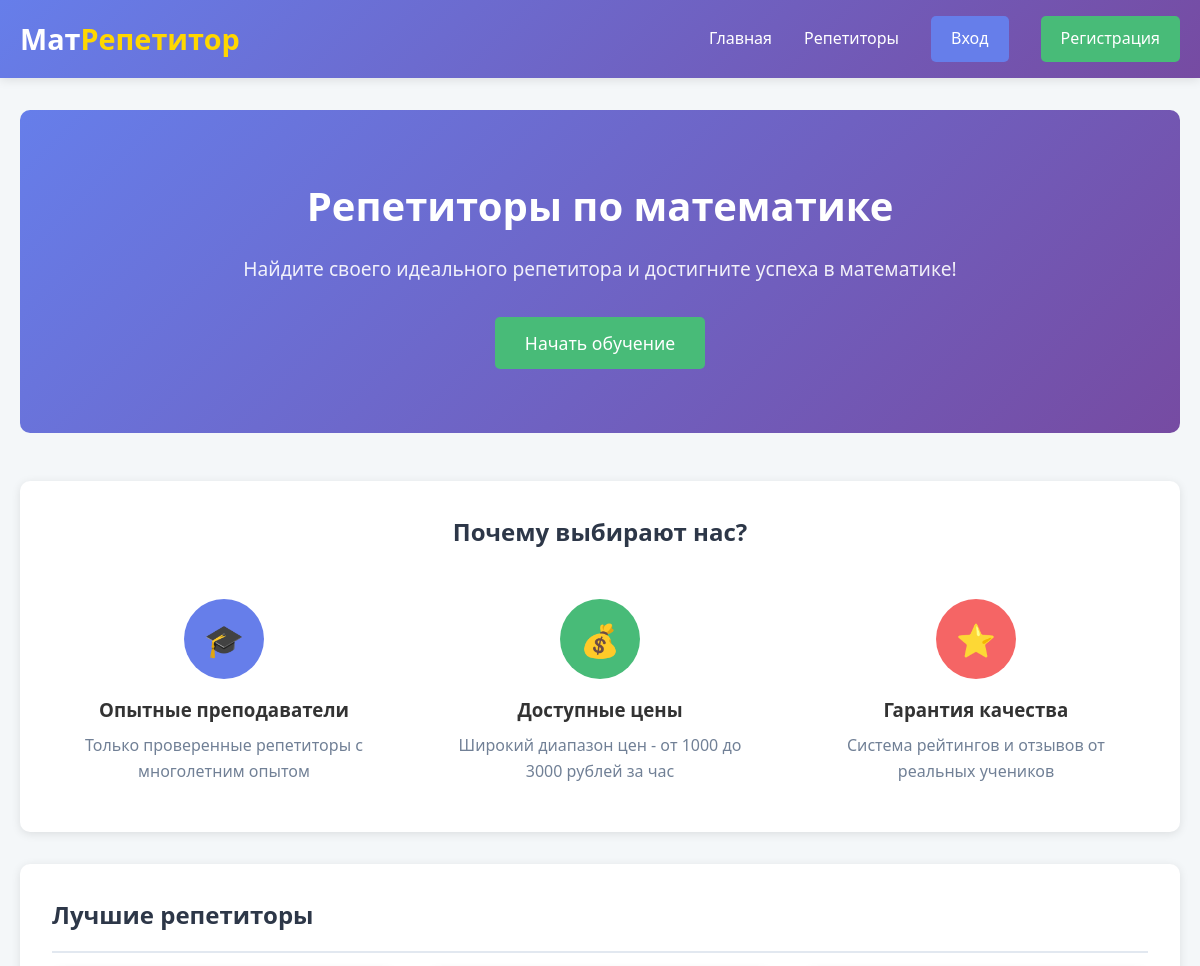
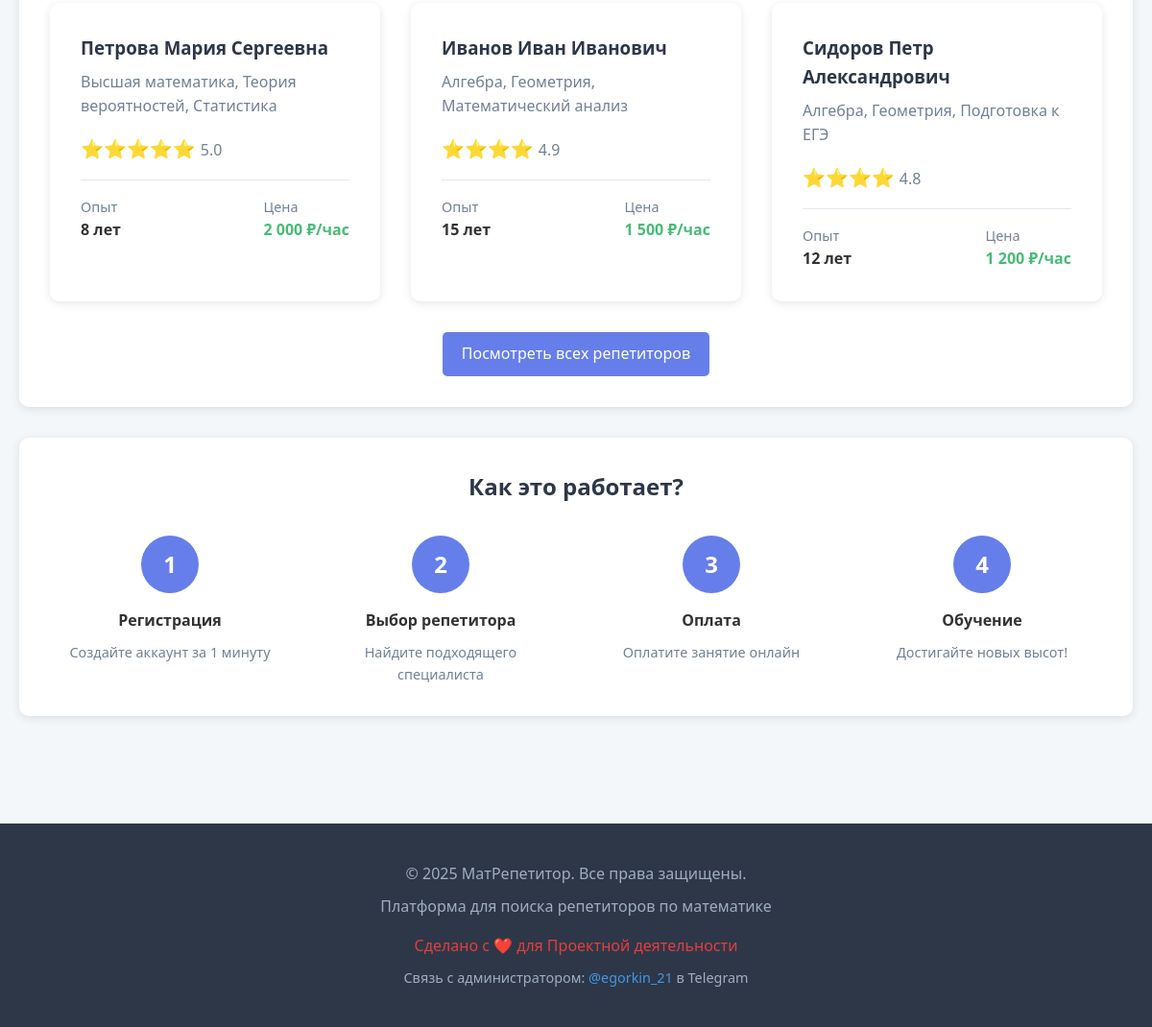
The page / on the database its author committed (2 pictures, top to bottom).
### tables this page shows
CREATE TABLE tutors (
                id INTEGER PRIMARY KEY AUTOINCREMENT,
                user_id INTEGER NOT NULL,
                description TEXT,
                experience INTEGER DEFAULT 0, -- опыт в годах
                price_per_hour INTEGER DEFAULT 0, -- цена за час
                subjects TEXT, -- предметы через запятую
                rating REAL DEFAULT 5.0,
                photo TEXT,
                verified INTEGER DEFAULT 0, -- верификация админом (0 - не верифицирован, 1 - верифицирован)
                FOREIGN KEY (user_id) REFERENCES users(id)
            );

CREATE TABLE users (
                id INTEGER PRIMARY KEY AUTOINCREMENT,
                email TEXT UNIQUE NOT NULL,
                password TEXT NOT NULL,
                name TEXT NOT NULL,
                phone TEXT,
                role TEXT DEFAULT 'student', -- student, tutor, admin
                created_at DATETIME DEFAULT CURRENT_TIMESTAMP
            );

### includes/functions.php (called while the page is built, shortened)
<?php
function isLoggedIn() {
    return isset($_SESSION['user_id']);
}
function e($string) {
    return htmlspecialchars($string, ENT_QUOTES, 'UTF-8');
}
function formatPrice($price) {
    return number_format($price, 0, ',', ' ') . ' ₽';
}

### pages/home.php (the view, shortened to what this page needs)
<?php
$stmt = $conn->query("
    SELECT t.*, u.name
    FROM tutors t
    JOIN users u ON t.user_id = u.id
    ORDER BY t.rating DESC
    LIMIT 3
");
$topTutors = $stmt->fetchAll(PDO::FETCH_ASSOC);
include 'templates/header.php';
?>
<div style="
    background: linear-gradient(135deg, #667eea 0%, #764ba2 100%);
    color: white;
    padding: 4rem 2rem;
    border-radius: 10px;
    text-align: center;
    margin-bottom: 3rem;
">
    <h1 style="font-size: 2.5rem; margin-bottom: 1rem;">
        Репетиторы по математике
    </h1>
    <p style="font-size: 1.2rem; margin-bottom: 2rem; opacity: 0.9;">
        Найдите своего идеального репетитора и достигните успеха в математике!
    </p>
    <?php if (!isLoggedIn()): ?>
        <a href="/register" class="btn btn-success" style="font-size: 1.1rem; padding: 12px 30px;">
            Начать обучение
        </a>
    <?php else: ?>
        <a href="/tutors" class="btn btn-success" style="font-size: 1.1rem; padding: 12px 30px;">
            Выбрать репетитора
        </a>
    <?php endif; ?>
</div>
<div class="card">
    <h2 style="text-align: center; margin-bottom: 2rem; color: #2d3748;">
        Почему выбирают нас?
    </h2>
    <div class="grid">
        <div style="text-align: center; padding: 1rem;">
            <div style="
                width: 80px;
                height: 80px;
                background: #667eea;
                border-radius: 50%;
                margin: 0 auto 1rem;
                display: flex;
                align-items: center;
                justify-content: center;
                font-size: 2rem;
            ">
                🎓
            </div>
            <h3 style="margin-bottom: 0.5rem;">Опытные преподаватели</h3>
            <p style="color: #718096;">
                Только проверенные репетиторы с многолетним опытом
            </p>
        </div>
        <div style="text-align: center; padding: 1rem;">
            <div style="
                width: 80px;
                height: 80px;
                background: #48bb78;
                border-radius: 50%;
                margin: 0 auto 1rem;
                display: flex;
                align-items: center;
                justify-content: center;
                font-size: 2rem;
            ">
                💰
            </div>
            <h3 style="margin-bottom: 0.5rem;">Доступные цены</h3>
            <p style="color: #718096;">
                Широкий диапазон цен - от 1000 до 3000 рублей за час
            </p>
        </div>
        <div style="text-align: center; padding: 1rem;">
            <div style="
                width: 80px;
                height: 80px;
                background: #f56565;
                border-radius: 50%;
                margin: 0 auto 1rem;
                display: flex;
                align-items: center;
                justify-content: center;
                font-size: 2rem;
            ">
                ⭐
            </div>
            <h3 style="margin-bottom: 0.5rem;">Гарантия качества</h3>
            <p style="color: #718096;">
                Система рейтингов и отзывов от реальных учеников
            </p>
        </div>
    </div>
</div>
<div class="card">
    <div class="card-header">
        <h2 class="card-title">Лучшие репетиторы</h2>
    </div>
    <div class="grid">
        <?php foreach ($topTutors as $tutor): ?>
            <div class="card" style="margin-bottom: 0;">
                <h3 style="margin-bottom: 0.5rem; color: #2d3748;">
                    <?= e($tutor['name']) ?>
                </h3>
                <p style="color: #718096; margin-bottom: 1rem;">
                    <?= e($tutor['subjects']) ?>
                </p>
                <div style="margin-bottom: 1rem;">
                    <span style="color: #f6ad55; font-size: 1.2rem;">
                        <?php for ($i = 0; $i < floor($tutor['rating']); $i++): ?>⭐<?php endfor; ?>
                    </span>
                    <span style="color: #718096;">
                        <?= number_format($tutor['rating'], 1) ?>
                    </span>
                </div>
                <div style="
                    display: flex;
                    justify-content: space-between;
                    align-items: center;
                    padding-top: 1rem;
                    border-top: 1px solid #e2e8f0;
                ">
                    <div>
                        <div style="font-size: 0.9rem; color: #718096;">Опыт</div>
                        <div style="font-weight: bold;"><?= $tutor['experience'] ?> лет</div>
                    </div>
                    <div>
                        <div style="font-size: 0.9rem; color: #718096;">Цена</div>
                        <div style="font-weight: bold; color: #48bb78;">
                            <?= formatPrice($tutor['price_per_hour']) ?>/час
                        </div>
                    </div>
                </div>
            </div>
        <?php endforeach; ?>
    </div>
    <div style="text-align: center; margin-top: 2rem;">
        <a href="/tutors" class="btn btn-primary">
            Посмотреть всех репетиторов
        </a>
    </div>
</div>
<div class="card">
    <h2 style="text-align: center; margin-bottom: 2rem; color: #2d3748;">
        Как это работает?
    </h2>
    <div style="display: grid; grid-template-columns: repeat(auto-fit, minmax(250px, 1fr)); gap: 2rem;">
        <div style="text-align: center;">
            <div style="
                width: 60px;
                height: 60px;
                background: #667eea;
                color: white;
                border-radius: 50%;
                margin: 0 auto 1rem;
                display: flex;
                align-items: center;
                justify-content: center;
                font-size: 1.5rem;
                font-weight: bold;
            ">
                1
            </div>
            <h4 style="margin-bottom: 0.5rem;">Регистрация</h4>
            <p style="color: #718096; font-size: 0.9rem;">
                Создайте аккаунт за 1 минуту
            </p>
        </div>
        <div style="text-align: center;">
            <div style="
                width: 60px;
                height: 60px;
                background: #667eea;
                color: white;
                border-radius: 50%;
                margin: 0 auto 1rem;
                display: flex;
                align-items: center;
                justify-content: center;
                font-size: 1.5rem;
                font-weight: bold;
            ">
                2
            </div>
            <h4 style="margin-bottom: 0.5rem;">Выбор репетитора</h4>
            <p style="color: #718096; font-size: 0.9rem;">
                Найдите подходящего специалиста
            </p>
        </div>
        <div style="text-align: center;">
            <div style="
                width: 60px;
                height: 60px;
                background: #667eea;
                color: white;
                border-radius: 50%;
                margin: 0 auto 1rem;
                display: flex;
                align-items: center;
                justify-content: center;
                font-size: 1.5rem;
                font-weight: bold;
            ">
                3
            </div>
            <h4 style="margin-bottom: 0.5rem;">Оплата</h4>
            <p style="color: #718096; font-size: 0.9rem;">
                Оплатите занятие онлайн
            </p>
        </div>
        <div style="text-align: center;">
            <div style="
                width: 60px;
                height: 60px;
                background: #667eea;
                color: white;
                border-radius: 50%;
                margin: 0 auto 1rem;
                display: flex;
                align-items: center;
                justify-content: center;
                font-size: 1.5rem;
                font-weight: bold;
            ">
                4
            </div>
            <h4 style="margin-bottom: 0.5rem;">Обучение</h4>
            <p style="color: #718096; font-size: 0.9rem;">
                Достигайте новых высот!
            </p>
        </div>
    </div>
</div>
<?php include 'templates/footer.php'; ?>

### index.php (shortened to what this page needs)
<?php
require_once 'config/database.php';
require_once 'includes/functions.php';
$request = $_SERVER['REQUEST_URI'];
$request = strtok($request, '?');
switch ($request) {
    case '/':
    case '/index.php':
        require 'pages/home.php';
        break;
}

### templates/header.php (shortened to what this page needs)
<!DOCTYPE html>
<html lang="ru">
<head>
</head>
<body>
    <header class="header">
        <div class="container">
            <div class="header-content">
                <a href="/" class="logo">
                    Мат<span>Репетитор</span>
                </a>
                <nav class="nav">
                    <a href="/">Главная</a>
                    <a href="/tutors">Репетиторы</a>
                    <?php if (isLoggedIn()): ?>
                        <?php
                        $stmtUnread = $conn->prepare("SELECT COUNT(*) FROM notifications WHERE user_id = ? AND is_read = 0");
                        $stmtUnread->execute([getCurrentUserId()]);
                        $unreadNotifications = $stmtUnread->fetchColumn();
                        ?>
                        <a href="/cabinet" style="position: relative;">
                            🔔 Уведомления
                            <?php if ($unreadNotifications > 0): ?>
                                <span style="
                                    position: absolute;
                                    top: -5px;
                                    right: -10px;
                                    background: #e53e3e;
                                    color: white;
                                    border-radius: 10px;
                                    padding: 2px 6px;
                                    font-size: 0.75rem;
                                    font-weight: bold;
                                "><?= $unreadNotifications ?></span>
                            <?php endif; ?>
                        </a>
                        <a href="/cabinet">Личный кабинет</a>
                        <?php if (isAdmin()): ?>
                            <a href="/admin">Админ-панель</a>
                        <?php endif; ?>
                        <a href="/logout" class="btn btn-secondary">Выход</a>
                    <?php else: ?>
                        <a href="/login" class="btn btn-primary">Вход</a>
                        <a href="/register" class="btn btn-success">Регистрация</a>
                    <?php endif; ?>
                </nav>
            </div>
        </div>
    </header>
    <div class="main-content">
        <div class="container">

### templates/footer.php (shortened to what this page needs)
        </div>
    </div>
    <footer class="footer">
        <div class="container">
            <div class="footer-content">
                <p>&copy; <?= date('Y') ?> МатРепетитор. Все права защищены.</p>
                <p>Платформа для поиска репетиторов по математике</p>
                <p style="margin-top: 1rem; color: #e53e3e;">
                    Сделано с <span style="color: #f56565;">❤️</span> для Проектной деятельности
                </p>
                <p style="margin-top: 0.5rem; font-size: 0.9rem;">
                    Связь с администратором: <a href="https://t.me/egorkin_21" target="_blank" style="color: #4299e1; text-decoration: none;">@egorkin_21</a> в Telegram
                </p>
            </div>
        </div>
    </footer>
</body>
</html>

### templates/header.php (style rules this page uses)
* { margin: 0; padding: 0; box-sizing: border-box; }
body { font-family: 'Segoe UI', Tahoma, Geneva, Verdana, sans-serif; line-height: 1.6; color: #333; background: #f4f7f9; }
.header { background: linear-gradient(135deg, #667eea 0%, #764ba2 100%); color: white; padding: 1rem 0; box-shadow: 0 2px 10px rgba(0,0,0,0.1); }
.container { max-width: 1200px; margin: 0 auto; padding: 0 20px; }
.header-content { display: flex; justify-content: space-between; align-items: center; }
.logo { font-size: 1.8rem; font-weight: bold; text-decoration: none; color: white; }
.logo span { color: #ffd700; }
.nav { display: flex; gap: 2rem; align-items: center; }
.nav a { color: white; text-decoration: none; transition: opacity 0.3s; }
.btn { display: inline-block; padding: 10px 20px; border-radius: 5px; text-decoration: none; transition: all 0.3s; cursor: pointer; border: none; font-size: 1rem; }
.btn-primary { background: #667eea; color: white; }
.btn-success { background: #48bb78; color: white; }
.main-content { min-height: calc(100vh - 200px); padding: 2rem 0; }
.card { background: white; border-radius: 10px; padding: 2rem; box-shadow: 0 2px 10px rgba(0,0,0,0.1); margin-bottom: 2rem; }
.card-header { border-bottom: 2px solid #e2e8f0; padding-bottom: 1rem; margin-bottom: 1rem; }
.card-title { font-size: 1.5rem; color: #2d3748; }
.grid { display: grid; grid-template-columns: repeat(auto-fill, minmax(300px, 1fr)); gap: 2rem; }

### templates/footer.php (style rules this page uses)
.footer { background: #2d3748; color: #a0aec0; padding: 2rem 0; text-align: center; margin-top: 3rem; }
.footer-content p { margin: 0.5rem 0; }

### rows shown on the page
tutors: user.name "Петрова Мария Сергеевна", subjects "Высшая математика, Теория вероятностей, Статистика", rating "5.0", experience "8", price_per_hour "2 000 ₽"
tutors: user.name "Иванов Иван Иванович", subjects "Алгебра, Геометрия, Математический анализ", rating "4.9", experience "15", price_per_hour "1 500 ₽"
tutors: user.name "Сидоров Петр Александрович", subjects "Алгебра, Геометрия, Подготовка к ЕГЭ", rating "4.8", experience "12", price_per_hour "1 200 ₽"
